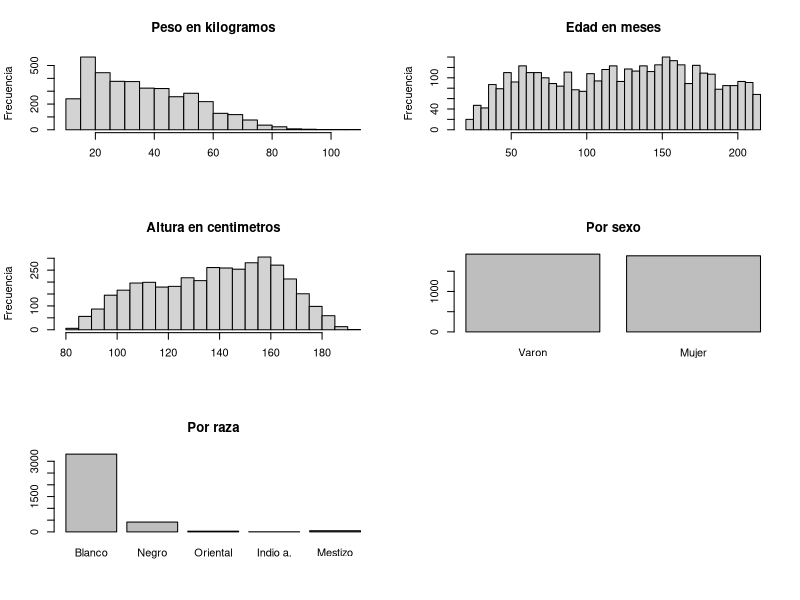
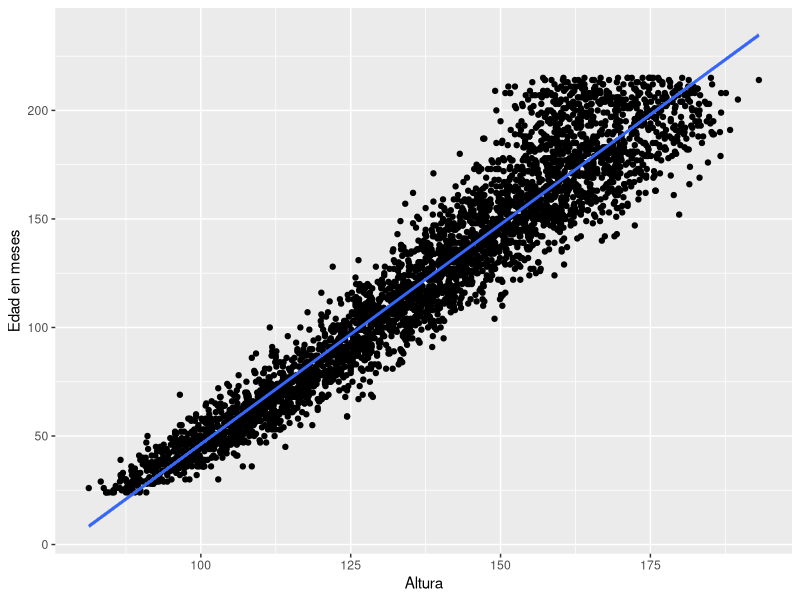
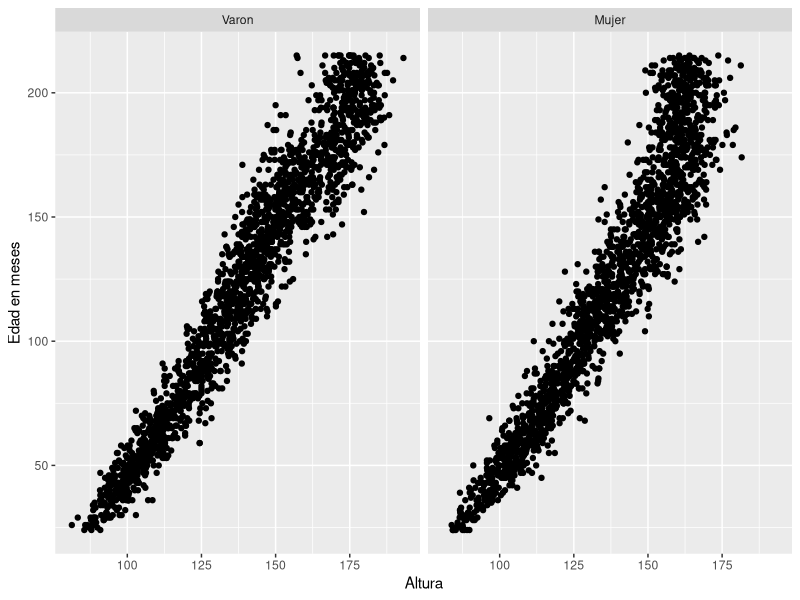
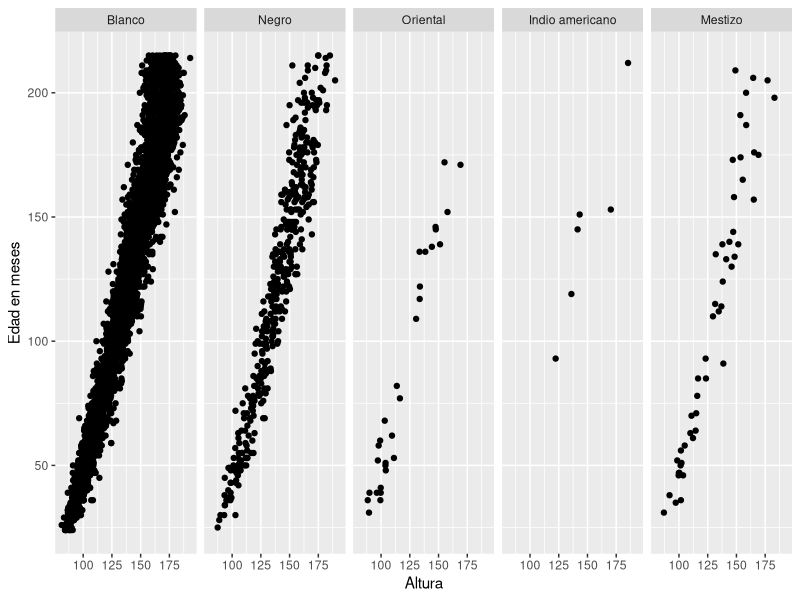
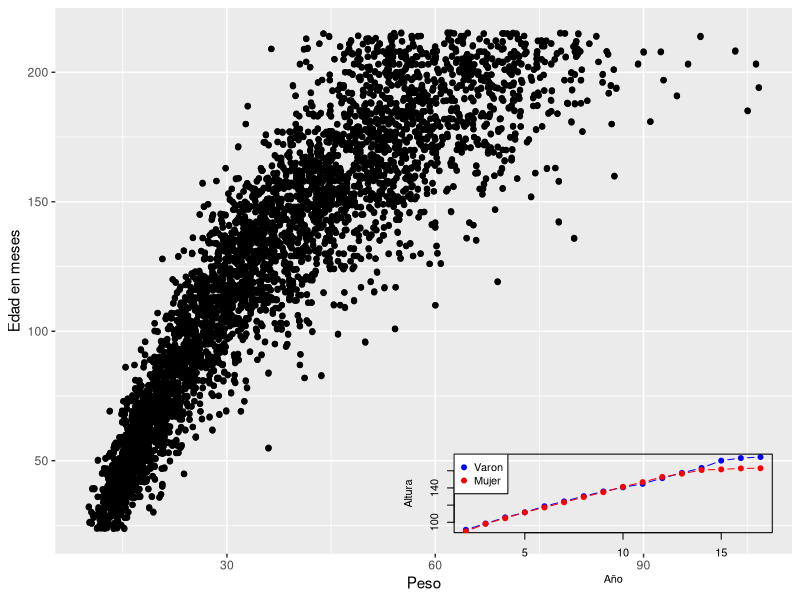
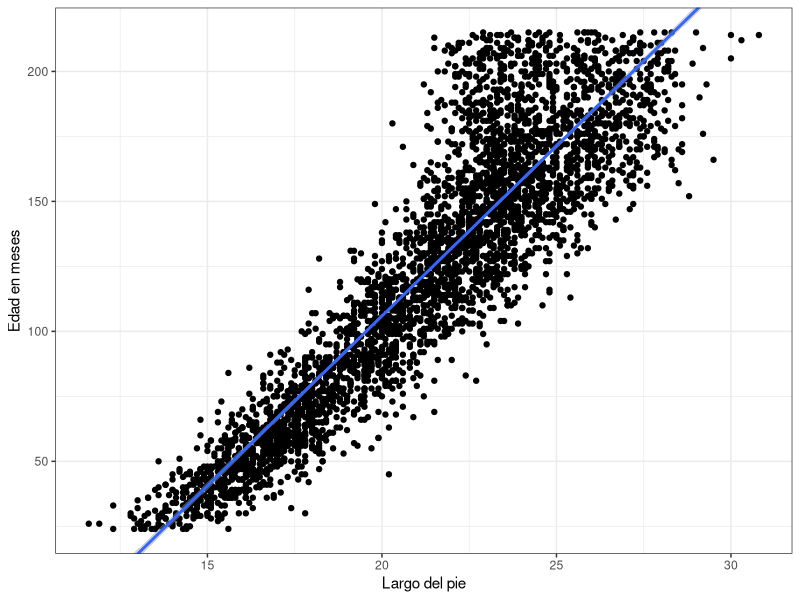
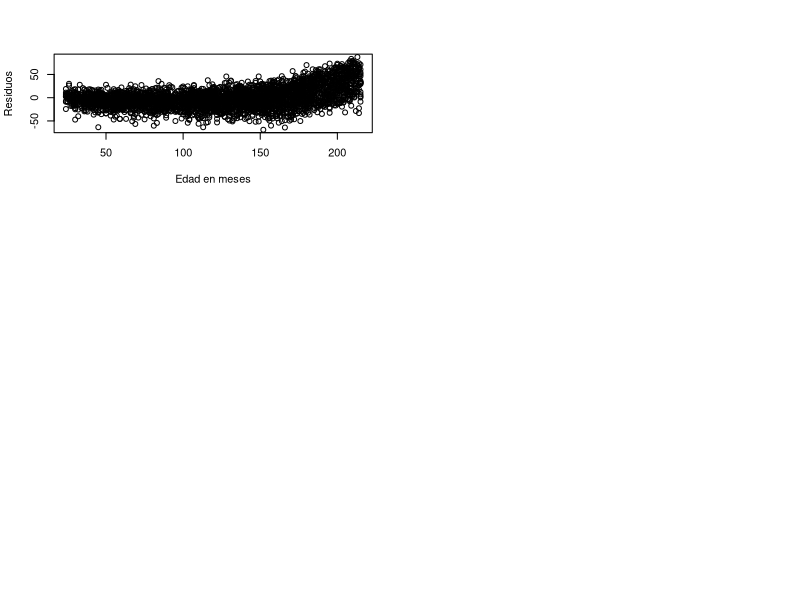
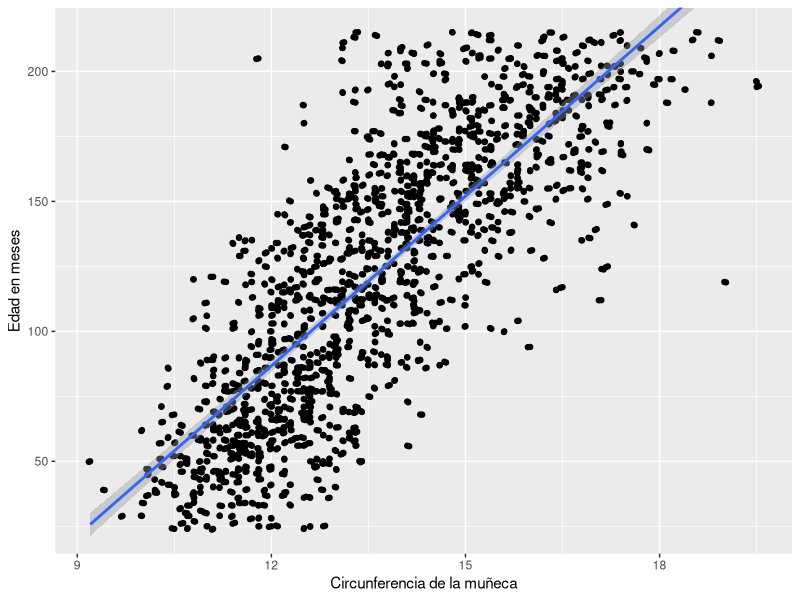

These charts were generated, in order, by the following R code:
## ---- chunk 1
datos <- read.csv('chicos.csv')
library(dplyr)
library(ggplot2)
## ---- chunk 2
MAE <- function(x,y) {
  devolver <- abs(x-y)
  return (round(sum(devolver)/length(x),3))
}

PMAE <- function(x,y) {
  devolver <- abs(x-y)
  return(round(sum(devolver)/sum(x), 3))
}

crossval <- function(datos, modelo, n_obs, fun_error, n_muestras=10) {
  errores <- c()
  for(i in 1:n_muestras){
    azar <- sample(1:nrow(datos), nrow(datos)-n_obs)
    observaciones <- datos[azar,]
    model <- lm(modelo, data = observaciones)
    excluidos <- datos[-azar,]
    prediccion <- as.vector(predict(model, newdata = excluidos))
    errores <- c(errores, fun_error(excluidos$AGE.IN.MONTHS, prediccion))
  }
  devolver <- list('Errores' = errores, 'Promedio errores' = round(mean(errores), 3), 'Varianza errores' = var(errores), 'Formula' = modelo, 'Modelo ajustado' = lm(modelo, data = datos))
  return (devolver)
}

crossval_alt <- function(datos, modelo, n_obs, fun_error, n_muestras=10) {
  errores <- c()
  for(i in 1:n_muestras){
    azar <- sample(1:nrow(datos), nrow(datos)-n_obs)
    observaciones <- datos[azar,]
    model <- lm(modelo, data = observaciones)
    excluidos <- datos[-azar,]
    prediccion <- as.vector(predict(model, newdata = excluidos))
    errores <- c(errores, fun_error(excluidos$STATURE, prediccion))
  }
  devolver <- list('Errores' = errores, 'Promedio errores' = round(mean(errores), 3), 'Varianza errores' = var(errores), 'Formula' = modelo, 'Modelo ajustado' = lm(modelo, data = datos))
  return (devolver)
}
## ---- chunk 3
# Con dplyr
datos %>% filter(WEIGHT>0) %>% mutate(WEIGHT = WEIGHT/10) -> datos
datos %>% filter(STATURE > 0) %>% mutate(STATURE = STATURE/10) -> datos
datos %>% filter(RACE > 0) -> datos
datos %>% filter(AGE.IN.MONTHS <216) -> datos
## ---- chunk 4
par(mfrow=c(3,2))
hist(datos$WEIGHT, breaks = 30, ylab = 'Frecuencia', xlab = '', main = 'Peso en kilogramos')
hist(datos$AGE.IN.MONTHS, breaks = 30, ylab = 'Frecuencia', xlab = '', main = 'Edad en meses')
hist(datos$STATURE, breaks = 30, ylab = 'Frecuencia', xlab = '', main = 'Altura en centimetros')
barplot(table(datos$SEX), names.arg = c('Varon', 'Mujer'), main = 'Por sexo')
barplot(table(datos$RACE), names.arg = c('Blanco','Negro', 'Oriental', 'Indio a.', 'Mestizo'), main = 'Por raza')
## ---- chunk 5
modelo_basico <- lm(AGE.IN.MONTHS~STATURE, datos)
#
summary(modelo_basico)
# R cuadrado de 0.91
error_basico <- PMAE(datos$AGE.IN.MONTHS, as.vector(predict(modelo_basico)))
#
error_basico
# Error con PMAE: 0.09
modelo_basico_S <- lm(AGE.IN.MONTHS~(STATURE+SEX), datos)
summary(modelo_basico_S)
# El sexo no mejora la prediccion con la edad.
error_basico_S <- PMAE(datos$AGE.IN.MONTHS, as.vector(predict(modelo_basico_S)))
#
error_basico_S
# La misma conclusion con PMAE
cant_observaciones <- floor(0.2*nrow(datos))
#
cruzada_basico <- crossval(datos, formula('AGE.IN.MONTHS~STATURE'), cant_observaciones, PMAE)
#
cruzada_basico$`Promedio errores`
# La validacion cruzada tambien da 0.09, es muy buena.
## ---- chunk 6
datos_sexo <- as_labeller(c(`1` = 'Varon', `2`= 'Mujer'))
datos_raza <- as_labeller(c(`1`= 'Blanco', `2`= 'Negro', `3`= 'Oriental', `4`= 'Indio americano', `5`= 'Mestizo'))
ggplot(datos, aes(y = AGE.IN.MONTHS, x = STATURE)) + geom_point() + labs(x = 'Altura', y = 'Edad en meses') + geom_smooth(method = 'lm')
ggplot(datos, aes(y = AGE.IN.MONTHS, x = STATURE)) + geom_point() + facet_grid(col = vars(SEX), labeller = datos_sexo) + labs(x = 'Altura', y = 'Edad en meses')
ggplot(datos, aes(y = AGE.IN.MONTHS, x = STATURE)) + geom_point() + facet_grid(col = vars(RACE), labeller = datos_raza) + labs(x = 'Altura', y = 'Edad en meses')
# No vamos a ver la variable raza en analisis, porque hay muy pocos datos de otras razas.
## ---- chunk 7
datos %>% filter(AGE.IN.MONTHS <= 125) %>% lm(AGE.IN.MONTHS~STATURE,.) -> modelo_basico_1
#
datos %>% filter(AGE.IN.MONTHS <= 125) %>% crossval(formula('AGE.IN.MONTHS~STATURE'), cant_observaciones, PMAE) -> cruzada_basico_1
#
datos %>% filter(AGE.IN.MONTHS > 125) %>% lm(AGE.IN.MONTHS~STATURE,.) -> modelo_basico_2
#
datos %>% filter(AGE.IN.MONTHS > 125) %>% crossval(formula('AGE.IN.MONTHS~STATURE'), cant_observaciones, PMAE) -> cruzada_basico_2
#
datos %>% filter(AGE.IN.MONTHS > 125) %>% lm(AGE.IN.MONTHS~(STATURE+SEX),.) -> modelo_basico_3
#
summary(modelo_basico_1)
# R cuadrado de 0.89
cruzada_basico_1$`Promedio errores`
#
summary(modelo_basico_2)
# R cuadrado de 0.55
cruzada_basico_2$`Promedio errores`
# Error PMAE 0.08. Buena capacidad predictiva.
summary(modelo_basico_3)
# R cuadrado de 0.56
# Hay bastante diferencia entre menores de 125 meses y mayores de 125 meses.
## ---- chunk 8
ggplot(datos, aes(x = WEIGHT, y = AGE.IN.MONTHS)) + geom_point() + geom_jitter() + labs(x = 'Peso', y = 'Edad en meses')
modelo_peso <- lm(AGE.IN.MONTHS~WEIGHT, datos)
summary(modelo_peso)
error_peso <- PMAE(datos$AGE.IN.MONTHS, as.vector(predict(modelo_peso)))
error_peso
cant_observaciones <- floor(0.2*nrow(datos))
cruzada_peso <- crossval(datos, formula('AGE.IN.MONTHS~WEIGHT'), cant_observaciones, PMAE)
cruzada_peso
## ---- chunk 9
datos$anio <- trunc(datos$AGE.IN.MONTHS/12)
datos_varon <- datos %>% filter(SEX == 1)
datos_mujer <- datos %>% filter(SEX == 2)

datos_varon %>% group_by(anio) %>% summarise(mean(STATURE)) %>% plot(col = alpha('blue', 1), pch = 19, type = 'b', xlab = 'Año', ylab = 'Altura')
datos_mujer %>% group_by(anio) %>% summarise(mean(STATURE)) %>% points(col = alpha('red', 1), pch = 19, type = 'b')
legend('topleft', legend = c('Varon','Mujer'), col = c('blue', 'red'), pch = 19)
## ---- chunk 10
library(caret)
library(class)
train <- datos[,c('STATURE', 'WEIGHT','AGE.IN.MONTHS')]
test <- datos[,c('STATURE', 'WEIGHT', 'AGE.IN.MONTHS')]
labels_train <- datos[,'SEX']
clasif_sexo <- knn(train = train, test = test, cl = labels_train, k = 3)
summary(clasif_sexo)
confusionMatrix(clasif_sexo, as.factor(labels_train))
# Concluimos que usar la altura, el peso y la edad para predecir el sexo es bastante mas debil que usar la altura para predecir la edad. Para nuestros propositos, el sexo no va a ser una variable tan relevante.
## ---- chunk 11
datos %>% filter(FOOT.LENGTH > 0) %>% mutate(FOOT.LENGTH = FOOT.LENGTH/10) -> datos_pie
ggplot(datos_pie, aes(x = FOOT.LENGTH, y = AGE.IN.MONTHS)) + geom_point() + labs(x = 'Largo del pie', y = 'Edad en meses') + theme_bw() + geom_smooth(method = lm)+ coord_cartesian(y = c(24,215))
# Del grafico vemos que en edades iniales la edad y la longitud del pie estan muy relacionados, pero en edades mas grandes se dispersa. Suponemos que sera una buena variable predictora solo en edades iniciales. Punto de corte = 125 meses

modelo_pie <- lm(AGE.IN.MONTHS~FOOT.LENGTH, datos_pie)
#
summary(modelo_pie)
# R cuadrado de 0.82, es una buena relacion
plot(residuals(modelo_pie)~datos_pie$AGE.IN.MONTHS, xlab = 'Edad en meses', ylab = 'Residuos') 
# Este grafico va a ir una sola vez para ver el ruido
cant_observaciones <- floor(0.2*nrow(datos_pie))
cruzada_pie <- crossval(datos_pie, formula('AGE.IN.MONTHS~FOOT.LENGTH'), cant_observaciones, PMAE)
#
cruzada_pie$`Promedio errores`
# El error de prediccion es de 0.13, que esta bastante bien
PMAE(datos_pie$AGE.IN.MONTHS, as.vector(predict(modelo_pie)))
# El error de ajuste con PMAE es igual al de prediccion
modelo_pie_altura <- lm(AGE.IN.MONTHS~(FOOT.LENGTH+STATURE), datos_pie)
summary(modelo_pie_altura)
#Mejora la relacion a 0.92
modelo_pie_ES <- lm(STATURE~FOOT.LENGTH, datos_pie)
summary(modelo_pie_ES)
# Pensamos que el modelo es tan bueno porque el pie esta muy relacionado con la altura. R cuadrado = 0.93
## ---- chunk 12
datos %>% filter(WRIST.CIRCUMFERENCE > 0) %>% mutate(WRIST.CIRCUMFERENCE = WRIST.CIRCUMFERENCE/10) -> datos_muñeca
ggplot(datos_muñeca, aes(x = WRIST.CIRCUMFERENCE, y = AGE.IN.MONTHS)) + geom_point() + geom_jitter() + labs(x = 'Circunferencia de la muñeca', y = 'Edad en meses') + geom_smooth(method = lm)+ coord_cartesian(y = c(24,215))
#
modelo_muñeca <- lm(AGE.IN.MONTHS~WRIST.CIRCUMFERENCE, datos_muñeca)
summary(modelo_muñeca)
# Tiene un R cuadrado de 0.63, no es tan buen modelo
modelo_muñeca_S <- lm(AGE.IN.MONTHS~(WRIST.CIRCUMFERENCE+SEX), datos_muñeca)
summary(modelo_muñeca_S)
# No cambia mucho realmente
modelo_muñeca_ES <- lm(STATURE~WRIST.CIRCUMFERENCE, datos_muñeca)
summary(modelo_muñeca_ES)
# Mejora un poco
modelo_muñeca_W <- lm(WEIGHT~WRIST.CIRCUMFERENCE, datos_muñeca)
summary(modelo_muñeca)
# Es similar a la relacion con altura
cant_observaciones <- floor(0.2*nrow(datos_muñeca))
error_muñeca <- PMAE(datos_muñeca$AGE.IN.MONTHS, as.vector(predict(modelo_muñeca)))
error_muñeca
# Con PMAE da 0.20, que es mas alto pero no es comparable al R cuadrado.
cant_observaciones <- floor(0.2*nrow(datos_muñeca))
cruzada_muñeca <- crossval(datos_muñeca, formula('AGE.IN.MONTHS~WRIST.CIRCUMFERENCE'), cant_observaciones, PMAE, 1000)
#cruzada_muñeca
## ---- chunk 13
datos %>% filter(MAXIMUM.HIP.BREADTH..SEATED.> 0) %>% mutate(MAXIMUM.HIP.BREADTH..SEATED. = MAXIMUM.HIP.BREADTH..SEATED./10)-> datos_caderasentado
ggplot(datos_caderasentado, aes(x = MAXIMUM.HIP.BREADTH..SEATED., y = AGE.IN.MONTHS)) + geom_point() + geom_jitter() + labs(x = 'Amplitud de la cadera sentado', y = 'Edad en meses')+ geom_smooth(method = lm)+ coord_cartesian(y = c(24,215))

modelo_caderasentado <- lm(AGE.IN.MONTHS~MAXIMUM.HIP.BREADTH..SEATED., datos_caderasentado)
#
modelo_caderasentado_S <- lm(AGE.IN.MONTHS~MAXIMUM.HIP.BREADTH..SEATED.+SEX, datos_caderasentado)
#
modelo_caderasentado_P <- lm(AGE.IN.MONTHS~MAXIMUM.HIP.BREADTH..SEATED.+WEIGHT, datos_caderasentado)
#
modelo_caderasentado_ES <- lm(STATURE~MAXIMUM.HIP.BREADTH..SEATED., datos_caderasentado)
#
summary(modelo_caderasentado)
#buen modelo, R cuadrado = 0.80
cant_observaciones <- floor(0.2*nrow(datos_caderasentado))
cruzada_caderasentado <- crossval(datos_muñeca, formula('AGE.IN.MONTHS~MAXIMUM.HIP.BREADTH..SEATED.'), cant_observaciones, PMAE)
cruzada_caderasentado
error_caderasentado <- PMAE(datos_caderasentado$AGE.IN.MONTHS, as.vector(predict(modelo_caderasentado)))
error_caderasentado
# El error de prediccion es de 0.21. Es bastante alto. 
summary(modelo_caderasentado_S)
#no cambia mucho
summary(modelo_caderasentado_P)
#Aumenta un poco
summary(modelo_caderasentado_ES)
#buena relacion con la altura
#Para hacer: crossval con la altura
altura_caderasentado <- crossval_alt(datos_caderasentado, formula('STATURE~MAXIMUM.HIP.BREADTH..SEATED.'), cant_observaciones, PMAE)
altura_caderasentado
# Error de validacion cruzada con altura de 0.05. Es mejor para predecir la edad.
## ---- chunk 14
datos %>% filter(NATURAL.WAIST.CIRCUMFERENCE > 0) %>% mutate(NATURAL.WAIST.CIRCUMFERENCE = NATURAL.WAIST.CIRCUMFERENCE/10)-> datos_circunferenciacadera
ggplot(datos_circunferenciacadera, aes(x = NATURAL.WAIST.CIRCUMFERENCE, y = AGE.IN.MONTHS)) + geom_point() + geom_jitter() + labs(x = 'Circunferencia de la cadera', y = 'Edad en meses')+ geom_smooth(method = lm) + coord_cartesian(y = c(24,215))
#
modelo_circunferenciacadera <- lm(AGE.IN.MONTHS~NATURAL.WAIST.CIRCUMFERENCE, datos_circunferenciacadera)
#
modelo_circunferenciacadera_S <- lm(AGE.IN.MONTHS~(NATURAL.WAIST.CIRCUMFERENCE+SEX), datos_circunferenciacadera)
#
modelo_circunferenciacadera_P <- lm(AGE.IN.MONTHS~(NATURAL.WAIST.CIRCUMFERENCE+WEIGHT), datos_circunferenciacadera)
#
modelo_circunferenciacadera_ES <- lm(STATURE~NATURAL.WAIST.CIRCUMFERENCE, datos_circunferenciacadera)
#
modelo_circunferenciacadera_W <- lm(WEIGHT~NATURAL.WAIST.CIRCUMFERENCE, datos_circunferenciacadera)
#
summary(modelo_circunferenciacadera)
# Tiene un r cuadrado de 0.60, hay mejores variables predictoras
summary(modelo_circunferenciacadera_S)
# Mejora un 0.03, no es mucho
summary(modelo_circunferenciacadera_P)
# Mejora bastante, no es de extrañar
summary(modelo_circunferenciacadera_ES)
# No hay tanta relacion como en otros casos, lo cual se veia reflejado en el grafico. No llega a 0,90
summary(modelo_circunferenciacadera_W)
# Hay más relacion con el peso que con la altura.
# Este podria ser, porque esta mas relacionado con el peso que con la altura.
error_circunferenciacadera <- PMAE(datos_circunferenciacadera$AGE.IN.MONTHS, as.vector(predict(modelo_circunferenciacadera)))
error_circunferenciacadera
cant_observaciones <- floor(0.2*nrow(datos_caderasentado))
cruzada_circunferenciacadera <- crossval(datos_circunferenciacadera, formula('AGE.IN.MONTHS~NATURAL.WAIST.CIRCUMFERENCE'), cant_observaciones, PMAE)
cruzada_circunferenciacadera
## ---- chunk 15
datos %>% filter(STANDING.CENTER.OF.GRAVITY > 0) -> datos_gravedad
ggplot(datos_gravedad, aes(x = STANDING.CENTER.OF.GRAVITY, y = STATURE)) + geom_point() + geom_jitter() + labs(x = 'Centro de gravedad',y = 'Edad en meses')+ geom_smooth(method = lm)
# De aca lo que vemos es que, en el fondo, el centro de gravedad y la altura estan midiendo lo mismo.
# Este es un muy buen grafico para mostrar al final.
